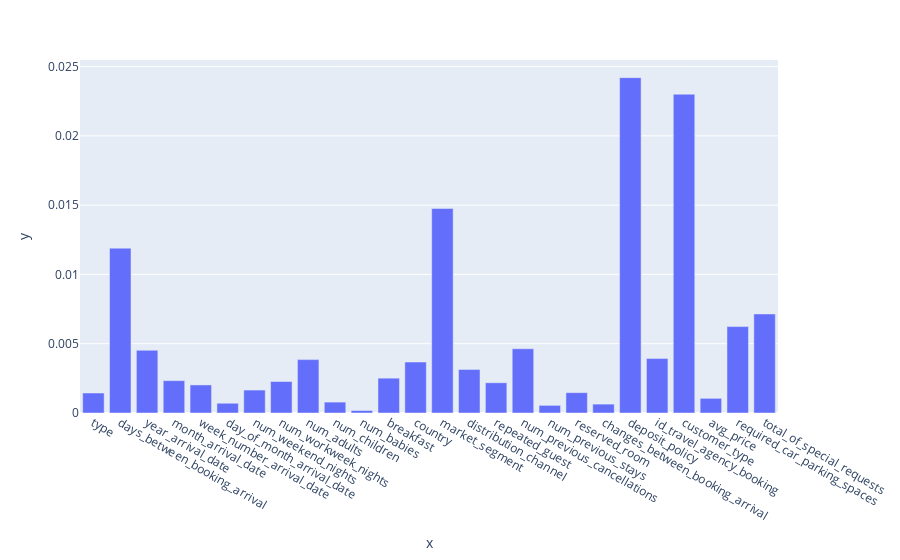

Here is the notebook cell this chart was saved with:
### Code cell
fig = px.bar(x=X.columns, y=feature_importance_normalized)
fig.show()

### Figure 1 — Plotly figure (JSON) as saved in the notebook; plotly's stock layout.template omitted (floating-point values rounded to 4 significant figures)
{"data": [{"alignmentgroup": "True", "hovertemplate": "x=%{x}<br>y=%{y}<extra></extra>", "legendgroup": "", "marker": {"color": "#636efa", "pattern": {"shape": ""}}, "name": "", "offsetgroup": "", "orientation": "v", "showlegend": false, "textposition": "auto", "type": "bar", "x": ["type", "days_between_booking_arrival", "year_arrival_date", "month_arrival_date", "week_number_arrival_date", "day_of_month_arrival_date", "num_weekend_nights", "num_workweek_nights", "num_adults", "num_children", "num_babies", "breakfast", "country", "market_segment", "distribution_channel", "repeated_guest", "num_previous_cancellations", "num_previous_stays", "reserved_room", "changes_between_booking_arrival", "deposit_policy", "id_travel_agency_booking", "customer_type", "avg_price", "required_car_parking_spaces", "total_of_special_requests"], "xaxis": "x", "y": [0.001443, 0.01189, 0.004525, 0.002335, 0.002025, 0.0007032, 0.001656, 0.002272, 0.003852, 0.0007869, 0.0001778, 0.002513, 0.003677, 0.01476, 0.003145, 0.002183, 0.004637, 0.0005506, 0.001466, 0.0006414, 0.0242, 0.003928, 0.023, 0.001056, 0.006235, 0.007147], "yaxis": "y"}], "layout": {"barmode": "relative", "legend": {"tracegroupgap": 0}, "margin": {"t": 60}, "xaxis": {"anchor": "y", "domain": [0, 1], "title": {"text": "x"}}, "yaxis": {"anchor": "x", "domain": [0, 1], "title": {"text": "y"}}}}
